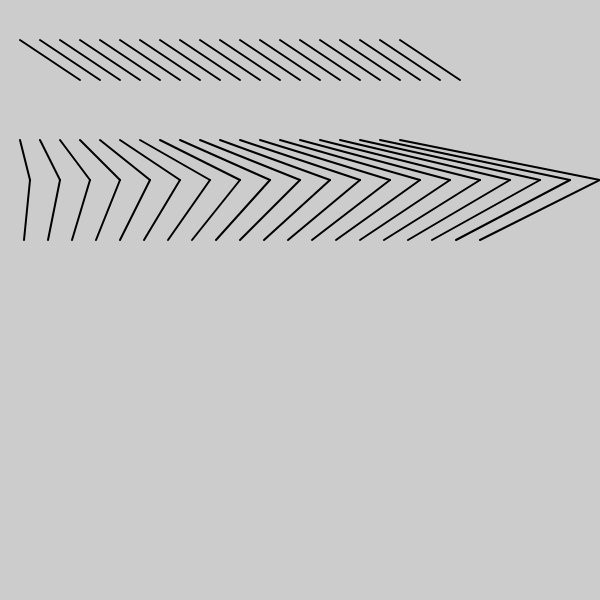
Frame 1 (no input)
Frame 60 (no input): identical to frame 1, image omitted
Frame 120 (the mouse pressed at the canvas centre since frame 60): identical to frame 1, image omitted

The p5.js sketch that drew this single still picture (run headless with seeded random() and noise() and a simulated clock; from frame 60 on, the mouse is pressed at the canvas centre):

// p5.js sketch
// ── sketch.js
function setup() {
  createCanvas(600, 600);
  strokeWeight(2);
}

function draw() {
  background(204);
  for (let i = 20; i <= 400; i += 20) {
    line(i, 40, i + 60, 80);

    line(i, 140, i + i/2, 180);
    line(i + i/2, 180, i * 1.2, 240);
  }
}
